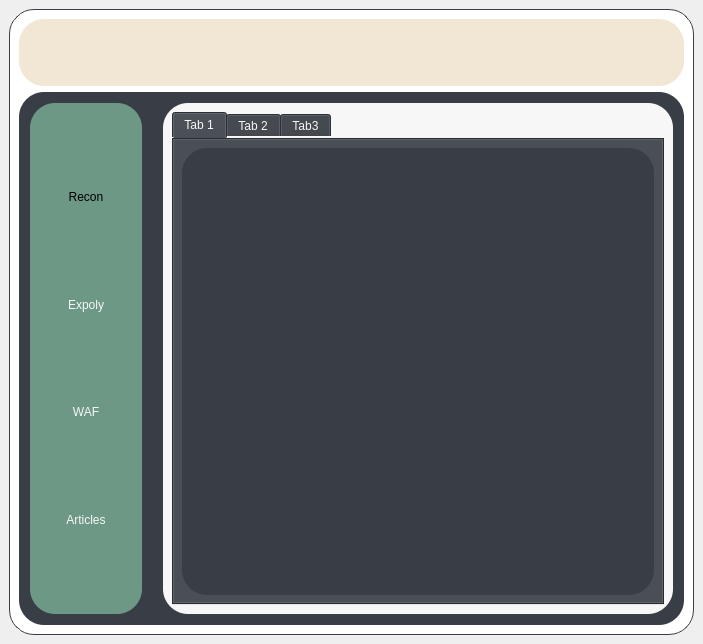
<?xml version="1.0" encoding="UTF-8"?>
<ui version="4.0">
 <class>MainWindow</class>
 <widget class="QMainWindow" name="MainWindow">
  <property name="geometry">
   <rect>
    <x>0</x>
    <y>0</y>
    <width>703</width>
    <height>644</height>
   </rect>
  </property>
  <property name="windowTitle">
   <string>MainWindow</string>
  </property>
  <widget class="QWidget" name="centralwidget">
   <layout class="QVBoxLayout" name="verticalLayout">
    <item>
     <widget class="QFrame" name="Container">
      <property name="styleSheet">
       <string notr="true">background-color: #fff;
border: 1px solid #393E46;
margin: 0px;
border-radius: 25%;</string>
      </property>
      <property name="frameShape">
       <enum>QFrame::StyledPanel</enum>
      </property>
      <property name="frameShadow">
       <enum>QFrame::Raised</enum>
      </property>
      <layout class="QVBoxLayout" name="verticalLayout_2" stretch="1,8">
       <item>
        <widget class="QFrame" name="Header">
         <property name="styleSheet">
          <string notr="true">background-color: rgb(242, 231, 213);
border:None</string>
         </property>
         <property name="frameShape">
          <enum>QFrame::StyledPanel</enum>
         </property>
         <property name="frameShadow">
          <enum>QFrame::Raised</enum>
         </property>
         <layout class="QHBoxLayout" name="horizontalLayout_2">
          <item>
           <widget class="QPushButton" name="pushButton_5">
            <property name="text">
             <string/>
            </property>
            <property name="icon">
             <iconset resource="../65f4ee41/ic.qrc">
              <normaloff>:/icons/hacker (2).png</normaloff>:/icons/hacker (2).png</iconset>
            </property>
            <property name="iconSize">
             <size>
              <width>53</width>
              <height>82</height>
             </size>
            </property>
           </widget>
          </item>
          <item>
           <spacer name="horizontalSpacer">
            <property name="orientation">
             <enum>Qt::Horizontal</enum>
            </property>
            <property name="sizeHint" stdset="0">
             <size>
              <width>658</width>
              <height>20</height>
             </size>
            </property>
           </spacer>
          </item>
          <item>
           <widget class="QPushButton" name="pushButton_6">
            <property name="text">
             <string/>
            </property>
            <property name="icon">
             <iconset resource="../65f4ee41/ic.qrc">
              <normaloff>:/icons/github.png</normaloff>:/icons/github.png</iconset>
            </property>
            <property name="iconSize">
             <size>
              <width>35</width>
              <height>36</height>
             </size>
            </property>
            <property name="flat">
             <bool>true</bool>
            </property>
           </widget>
          </item>
         </layout>
        </widget>
       </item>
       <item>
        <widget class="QFrame" name="frame_3">
         <property name="styleSheet">
          <string notr="true">background-color: rgb(57, 62, 70);
border: None</string>
         </property>
         <property name="frameShape">
          <enum>QFrame::StyledPanel</enum>
         </property>
         <property name="frameShadow">
          <enum>QFrame::Raised</enum>
         </property>
         <layout class="QHBoxLayout" name="horizontalLayout" stretch="1,4">
          <property name="spacing">
           <number>1</number>
          </property>
          <property name="leftMargin">
           <number>1</number>
          </property>
          <property name="topMargin">
           <number>1</number>
          </property>
          <property name="rightMargin">
           <number>1</number>
          </property>
          <property name="bottomMargin">
           <number>1</number>
          </property>
          <item>
           <widget class="QFrame" name="sidebar">
            <property name="styleSheet">
             <string notr="true">background-color: rgb(109, 152, 134);
margin:10px;
border:None</string>
            </property>
            <property name="frameShape">
             <enum>QFrame::StyledPanel</enum>
            </property>
            <property name="frameShadow">
             <enum>QFrame::Raised</enum>
            </property>
            <layout class="QVBoxLayout" name="verticalLayout_3">
             <item>
              <spacer name="verticalSpacer">
               <property name="orientation">
                <enum>Qt::Vertical</enum>
               </property>
               <property name="sizeHint" stdset="0">
                <size>
                 <width>20</width>
                 <height>40</height>
                </size>
               </property>
              </spacer>
             </item>
             <item>
              <widget class="QPushButton" name="reconbtn">
               <property name="styleSheet">
                <string notr="true">color: rgb(247, 247, 247);
font: 14pt &quot;Cantarell&quot;;

QPushButton::hover{

	background-color: rgb(247, 247, 247);

}

</string>
               </property>
               <property name="text">
                <string>Recon</string>
               </property>
               <property name="icon">
                <iconset resource="../65f4ee41/ic.qrc">
                 <normaloff>:/icons/recon.png</normaloff>:/icons/recon.png</iconset>
               </property>
               <property name="iconSize">
                <size>
                 <width>53</width>
                 <height>82</height>
                </size>
               </property>
               <property name="checkable">
                <bool>false</bool>
               </property>
               <property name="flat">
                <bool>true</bool>
               </property>
              </widget>
             </item>
             <item>
              <spacer name="verticalSpacer_2">
               <property name="orientation">
                <enum>Qt::Vertical</enum>
               </property>
               <property name="sizeHint" stdset="0">
                <size>
                 <width>20</width>
                 <height>40</height>
                </size>
               </property>
              </spacer>
             </item>
             <item>
              <widget class="QPushButton" name="expolybtn">
               <property name="styleSheet">
                <string notr="true">color: rgb(247, 247, 247);
font: 14pt &quot;Cantarell&quot;;</string>
               </property>
               <property name="text">
                <string>Expoly</string>
               </property>
               <property name="icon">
                <iconset resource="../65f4ee41/ic.qrc">
                 <normaloff>:/icons/recon 2.png</normaloff>:/icons/recon 2.png</iconset>
               </property>
               <property name="iconSize">
                <size>
                 <width>53</width>
                 <height>82</height>
                </size>
               </property>
              </widget>
             </item>
             <item>
              <spacer name="verticalSpacer_3">
               <property name="orientation">
                <enum>Qt::Vertical</enum>
               </property>
               <property name="sizeHint" stdset="0">
                <size>
                 <width>20</width>
                 <height>40</height>
                </size>
               </property>
              </spacer>
             </item>
             <item>
              <widget class="QPushButton" name="wafbtn">
               <property name="styleSheet">
                <string notr="true">color: rgb(247, 247, 247);
font: 14pt &quot;Cantarell&quot;;</string>
               </property>
               <property name="text">
                <string>WAF</string>
               </property>
               <property name="icon">
                <iconset resource="../65f4ee41/ic.qrc">
                 <normaloff>:/icons/firewall.png</normaloff>:/icons/firewall.png</iconset>
               </property>
               <property name="iconSize">
                <size>
                 <width>53</width>
                 <height>82</height>
                </size>
               </property>
              </widget>
             </item>
             <item>
              <spacer name="verticalSpacer_4">
               <property name="orientation">
                <enum>Qt::Vertical</enum>
               </property>
               <property name="sizeHint" stdset="0">
                <size>
                 <width>20</width>
                 <height>40</height>
                </size>
               </property>
              </spacer>
             </item>
             <item>
              <widget class="QPushButton" name="artbtn">
               <property name="styleSheet">
                <string notr="true">color: rgb(247, 247, 247);
font: 14pt &quot;Cantarell&quot;;</string>
               </property>
               <property name="text">
                <string>Articles</string>
               </property>
               <property name="icon">
                <iconset resource="../65f4ee41/ic.qrc">
                 <normaloff>:/icons/news-report.png</normaloff>:/icons/news-report.png</iconset>
               </property>
               <property name="iconSize">
                <size>
                 <width>53</width>
                 <height>82</height>
                </size>
               </property>
              </widget>
             </item>
             <item>
              <spacer name="verticalSpacer_5">
               <property name="orientation">
                <enum>Qt::Vertical</enum>
               </property>
               <property name="sizeHint" stdset="0">
                <size>
                 <width>20</width>
                 <height>40</height>
                </size>
               </property>
              </spacer>
             </item>
            </layout>
           </widget>
          </item>
          <item>
           <widget class="QFrame" name="canvas">
            <property name="styleSheet">
             <string notr="true">background-color: rgb(247, 247, 247);
margin:10px;
border:None</string>
            </property>
            <property name="frameShape">
             <enum>QFrame::StyledPanel</enum>
            </property>
            <property name="frameShadow">
             <enum>QFrame::Raised</enum>
            </property>
            <layout class="QVBoxLayout" name="verticalLayout_4">
             <item>
              <widget class="QTabWidget" name="Recon">
               <property name="styleSheet">
                <string notr="true">background-color: rgb(57, 62, 70);
color: rgb(247, 247, 247);</string>
               </property>
               <property name="tabPosition">
                <enum>QTabWidget::North</enum>
               </property>
               <property name="tabShape">
                <enum>QTabWidget::Rounded</enum>
               </property>
               <property name="currentIndex">
                <number>0</number>
               </property>
               <property name="elideMode">
                <enum>Qt::ElideNone</enum>
               </property>
               <property name="movable">
                <bool>true</bool>
               </property>
               <property name="tabBarAutoHide">
                <bool>false</bool>
               </property>
               <widget class="QWidget" name="tab">
                <attribute name="title">
                 <string>Tab 1</string>
                </attribute>
               </widget>
               <widget class="QWidget" name="tab_2">
                <attribute name="title">
                 <string>Tab 2</string>
                </attribute>
               </widget>
               <widget class="QWidget" name="tab_3">
                <attribute name="title">
                 <string>Tab3</string>
                </attribute>
               </widget>
              </widget>
             </item>
            </layout>
           </widget>
          </item>
         </layout>
        </widget>
       </item>
      </layout>
     </widget>
    </item>
   </layout>
  </widget>
  <widget class="QMenuBar" name="menubar">
   <property name="geometry">
    <rect>
     <x>0</x>
     <y>0</y>
     <width>703</width>
     <height>28</height>
    </rect>
   </property>
  </widget>
 </widget>
 <resources>
  <include location="../65f4ee41/ic.qrc"/>
 </resources>
 <connections/>
</ui>
